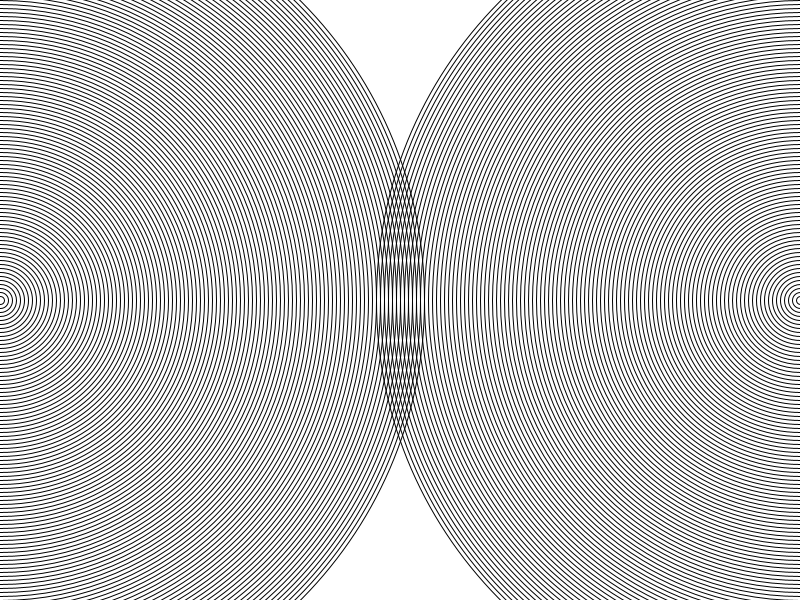
Frame 1 (no input)
Frame 60 (the mouse pressed at the canvas centre just before this capture): identical to frame 1, image omitted
Frame 120 (the mouse held since frame 60 and released just before this capture): identical to frame 1, image omitted

The Processing sketch that drew this single still picture (run headless with seeded random() and noise(); from frame 60 on, the mouse is pressed at the canvas centre):

// Processing sketch: WD_106_A_LeWitt_REAS
// ── WD_106_A_LeWitt_REAS.pde
/* 
 
  106. Arcs from the midpoints of two sides of the wall. (ACG 8). 
  Black pencil. 
  First Drawn by: SL 
  Collection: Dr and Mrs Lorenzo 
  Bonomo, Spoleto, Italy. 
  August, 1971 
  
  Restored by Casey Reas <http://reas.com> 
  22 June 2016 
  Processing v.3.1.1 <http://processing.org> 
   
  Implemented as software by Casey Reas <http://groupc.net> 
  March, 2004 
  Processing v.68 <http://processing.org> 
  
*/ 
 
void setup() { 
  size(800, 600); 
  noFill(); 
  stroke(0); 
} 
 
void draw() { 
  background(255);
  int maximum_radius = int(dist(0, height/2, width, 0)); 
  int density = int(width/100.0); 
  for (int i=density; i<=maximum_radius; i+=density) { 
    ellipse(0, height/2, i, i); 
    ellipse(width, height/2, i, i); 
  } 
} 
